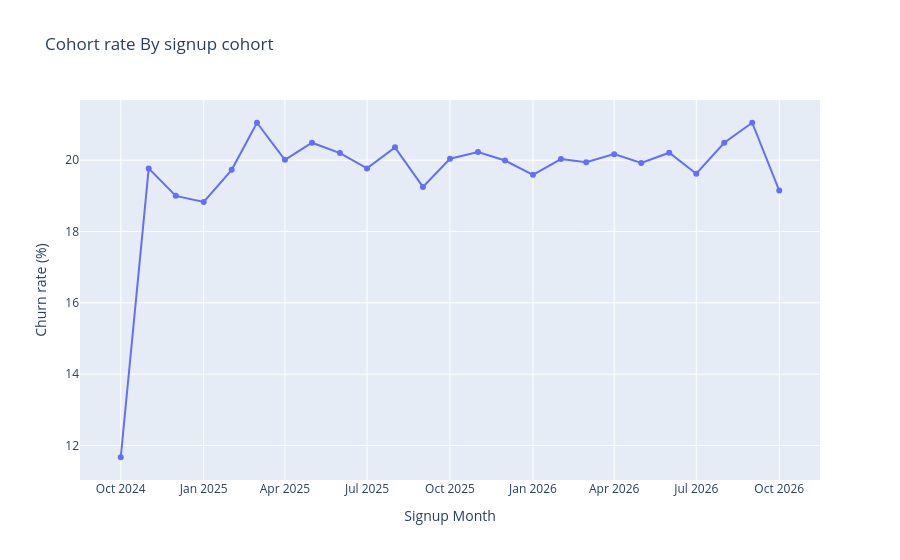

Write notebook code for a chart like this one.
### Code cell
# Make sure signup_cohort is treated as a string for plotting
cohort_churn['signup_cohort_str']=cohort_churn['signup_cohort'].astype(str)

fig_cohort_churn = px.line(
    cohort_churn,
    x='signup_cohort_str',
    y='churn_rate_pct',
    title = 'Cohort rate By signup cohort',
    labels = { 'signup_cohort_str': 'Signup Month',
               'churn_rate_pct': 'Churn rate (%)'},
    markers=True
)
fig_cohort_churn.update_layout(showlegend=False)
fig_cohort_churn.show()

### Figure 1 — Plotly figure (JSON) as saved in the notebook; plotly's stock layout.template omitted (floating-point values rounded to 4 significant figures)
{"data": [{"hovertemplate": "Signup Month=%{x}<br>Churn rate (%)=%{y}<extra></extra>", "legendgroup": "", "line": {"color": "#636efa", "dash": "solid"}, "marker": {"symbol": "circle"}, "mode": "lines+markers", "name": "", "orientation": "v", "showlegend": false, "type": "scatter", "x": ["2024-10", "2024-11", "2024-12", "2025-01", "2025-02", "2025-03", "2025-04", "2025-05", "2025-06", "2025-07", "2025-08", "2025-09", "2025-10", "2025-11", "2025-12", "2026-01", "2026-02", "2026-03", "2026-04", "2026-05", "2026-06", "2026-07", "2026-08", "2026-09", "2026-10"], "xaxis": "x", "y": [11.67, 19.77, 19.0, 18.83, 19.73, 21.05, 20.01, 20.49, 20.2, 19.77, 20.36, 19.25, 20.04, 20.23, 19.99, 19.59, 20.03, 19.94, 20.17, 19.92, 20.21, 19.62, 20.49, 21.05, 19.15], "yaxis": "y"}], "layout": {"legend": {"tracegroupgap": 0}, "showlegend": false, "title": {"text": "Cohort rate By signup cohort"}, "xaxis": {"anchor": "y", "domain": [0, 1], "title": {"text": "Signup Month"}}, "yaxis": {"anchor": "x", "domain": [0, 1], "title": {"text": "Churn rate (%)"}}}}
